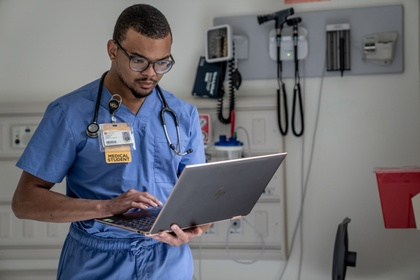
%> input picture images/2022-05-03-jaz-muna-johns-med-student-vcu-0128.jpg, 420 x 280 px, shrunk from 3600 x 2401 before the run
$ octave --eval "result = contour_following(rgb2gray(imread('images/2022-05-03-jaz-muna-johns-med-student-vcu-0128.jpg')));"   (GNU Octave 9; MATLAB toolbox functions it lacks are replaced by stand-ins)
%> lines starting %> are read from the running program, lines starting %| are printed output that depends on the picture
function C = contour_following(BW)
% CONTOUR_FOLLOWING takes a binary array and returns the sorted row and
% column coordinates of contour pixels.
%
% C = CONTOUR_FOLLOWING(BW) takes BW as an input. BW is a binary array
% containing the image of an object ('1': foreground, '0': background). It
% returns a circular list (N x 2, C(1,:)=C(end,:)) of the
% (row,column)-coordinates of the object's contour, in the order of
% appearence (This function was inspired from the freeman contour coding
% algorithm).
%
% Note:
% - if the object is less than 3 pixels, CONTOUR_FOLLOWING sends back [0 0].
% - the algorithm is quite robust: the object can have holes, and can also
% be only one pixel thick in some parts (in this case, some coordinates
% pair will appear two times: they are counted "way and back").
[m,n]=size(BW);                                                            % getting the image height and width
%> m = 280; n = 420
Itemp=zeros(m+2,n+2);                                                      % we create a '0' frame around the image to avoid border problems
Itemp(2:(m+1),2:(n+1))=BW;
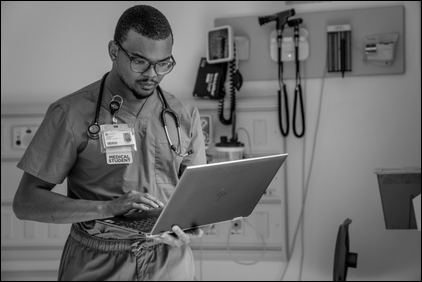
%> Itemp: size 282x422 double; min 0, max 254, mean 109.1
BW=Itemp;
BW = BW - imerode(BW,[0 1 0 ; 1 1 1 ; 0 1 0]);                             % gets the contour by substracting the erosion to the image
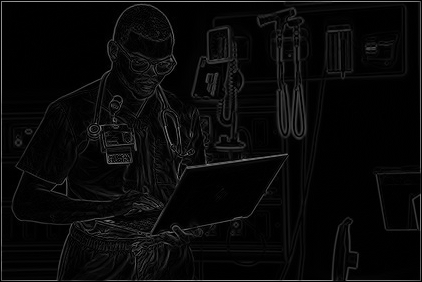
%> BW: size 282x422 double; min 0, max 165, mean 8.8
BW = bwmorph(BW,'thin',Inf);                                               % to be sure to have strictly 8-connected contour
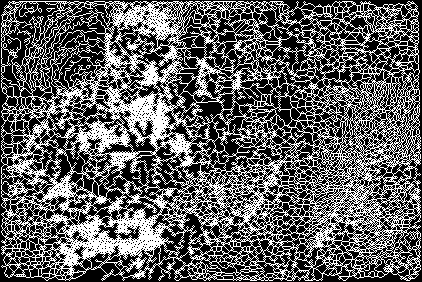
%> BW: size 282x422 logical; 37.9% white in thin lines or dots
if (sum(sum(BW))<3)                                                       % we consider that less than 3 pixels cannot make a contour
    C=[0 0];
    return;
end
[row,col]=find(BW,1);                                                      % takes the first encountered '1' pixel as the starting point of the contour
%> row = 16; col = 2
MAJ=[6 6 0 0 2 2 4 4];                                                     % variable initialization
C=[0 0 ; 0 0];
k=0;
ended=0;
direction=4;
while(ended==0)
    k=k+1;
    found_next=0;

    while(found_next==0)
        switch mod(direction,8)
            case 0
                if (BW(row, col+1)==1)
                    row=row;
                    col=col+1;
                    C(k,:)=[row col];
                    found_next=1;
                end
            case 1
                if (BW(row+1, col+1)==1)
                    row=row+1;
                    col=col+1;
                    C(k,:)=[row col];
                    found_next=1;
                end
            case 2
                if (BW(row+1, col)==1)
                    row=row+1;
                    col=col;
                    C(k,:)=[row col];
                    found_next=1;
                end
            case 3
                if (BW(row+1, col-1)==1)
                    row=row+1;
                    col=col-1;
                    C(k,:)=[row col];
                    found_next=1;
                end
            case 4
                if (BW(row, col-1)==1)
                    row=row;
                    col=col-1;
                    C(k,:)=[row col];
                    found_next=1;
                end
            case 5
                if (BW(row-1, col-1)==1)
                    row=row-1;
                    col=col-1;
                    C(k,:)=[row col];
                    found_next=1;
                end
            case 6
                if (BW(row-1, col)==1)
                    row=row-1;
                    col=col;
                    C(k,:)=[row col];
                    found_next=1;
                end
            case 7
                if (BW(row-1, col+1)==1)
                    row=row-1;
                    col=col+1;
                    C(k,:)=[row col];
                    found_next=1;
                end

        end
        if (found_next==0), direction=direction+1; end

    end

    if(and((length(C)>3),(([C(1,:) C(2,:)]==[C((end-1),:) C(end,:)]))))
        ended=1;
    end

    direction = MAJ((mod(direction,8)+1));
end
%> this loop made 1557 passes
%> direction on passes 1 to 3: 4, 6, 4
%> after the loop, C = 1557 rows, first 12: [15 3; 15 4; 14 5; 13 4; 12 5; 11 6; 10 5; 9 6; 8 5; 7 6; 6 7; 7 8]; col = 4; ended = 1; k = 1557; row = 15
C=C(1:(end-1),:);                                                          % the first and last points in the list are the same (circular list)
%> C = 1556 rows, first 12: [15 3; 15 4; 14 5; 13 4; 12 5; 11 6; 10 5; 9 6; 8 5; 7 6; 6 7; 7 8]
C=C-1;                                                                     % to go back to the original coordinates (without the '0' frame)
%> C = 1556 rows, first 12: [14 2; 14 3; 13 4; 12 3; 11 4; 10 5; 9 4; 8 5; 7 4; 6 5; 5 6; 6 7]
%> `result = contour_following(rgb2gray(imread('images/2022-05-03-jaz-muna..`: result has the same summary as C in contour_following

$ run again, on images/Whale-Breach-Maui-Sunset-Wailea.jpg
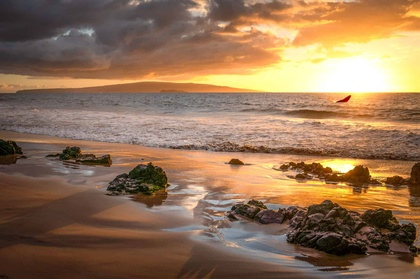
%> input picture images/Whale-Breach-Maui-Sunset-Wailea.jpg, 420 x 279 px, shrunk from 2000 x 1330 before the run
%> in contour_following, `Itemp(2:(m+1),2:(n+1))=BW;`:
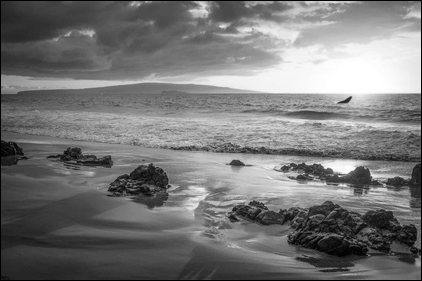
%> Itemp: size 281x422 double; min 0, max 255, mean 118.9
%> in contour_following, `BW = bwmorph(BW,'thin',Inf);`:
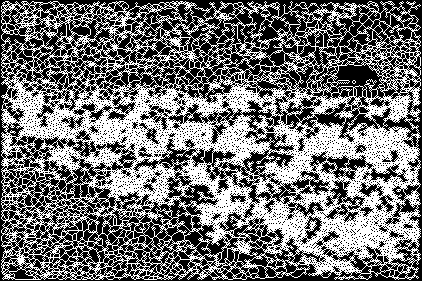
%> BW: size 281x422 logical; 44.9% white in thin lines or dots
%> in contour_following, `[row,col]=find(BW,1);                                                 ..`: row = 7; col = 2
%> the loop in contour_following, `while(ended==0)` made 1827 passes
%> direction on passes 1 to 3: 4, 4, 2
%> after the loop in contour_following, `while(ended==0)`: C = 1827 rows, first 12: [6 3; 5 4; 4 3; 3 4; 3 5; 2 6; 2 7; 2 8; 2 9; 3 10; 4 11; 4 12]; col = 4; ended = 1; k = 1827; row = 5
%> in contour_following, `C=C(1:(end-1),:);`: C = 1826 rows, first 12: [6 3; 5 4; 4 3; 3 4; 3 5; 2 6; 2 7; 2 8; 2 9; 3 10; 4 11; 4 12]
%> in contour_following, `C=C-1;                                                                ..`: C = 1826 rows, first 12: [5 2; 4 3; 3 2; 2 3; 2 4; 1 5; 1 6; 1 7; 1 8; 2 9; 3 10; 3 11]
%> result has the same summary as C in contour_following

$ run again, on images/blood_epidural.jpg
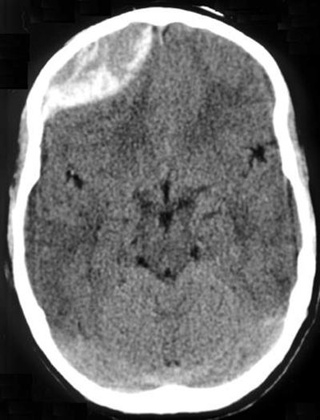
%> input picture images/blood_epidural.jpg, 320 x 420 px, shrunk from 400 x 525 before the run
%> in contour_following, `BW = BW - imerode(BW,[0 1 0 ; 1 1 1 ; 0 1 0]);`:
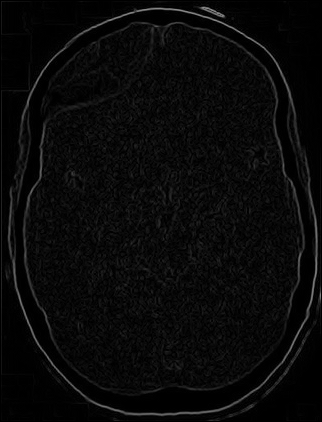
%> BW: size 422x322 double; min 0, max 143, mean 9.2
%> in contour_following, `BW = bwmorph(BW,'thin',Inf);`:
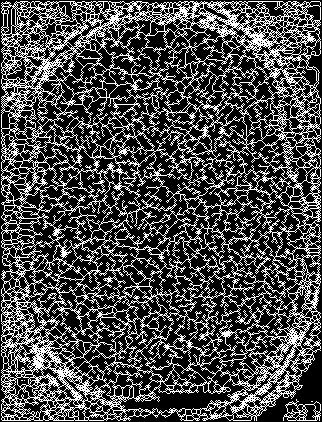
%> BW: size 422x322 logical; 29.5% white in thin lines or dots
%> in contour_following, `[row,col]=find(BW,1);                                                 ..`: row = 4; col = 2
%> the loop in contour_following, `while(ended==0)` made 1575 passes
%> direction on passes 1 to 3: 4, 6, 6
%> after the loop in contour_following, `while(ended==0)`: C = 1575 rows, first 12: [3 3; 4 4; 4 5; 3 6; 2 7; 3 8; 3 9; 3 10; 4 11; 5 10; 6 11; 6 12]; col = 4; ended = 1; k = 1575
%> in contour_following, `C=C(1:(end-1),:);`: C = 1574 rows, first 12: [3 3; 4 4; 4 5; 3 6; 2 7; 3 8; 3 9; 3 10; 4 11; 5 10; 6 11; 6 12]
%> in contour_following, `C=C-1;                                                                ..`: C = 1574 rows, first 12: [2 2; 3 3; 3 4; 2 5; 1 6; 2 7; 2 8; 2 9; 3 10; 4 9; 5 10; 5 11]
%> result has the same summary as C in contour_following
